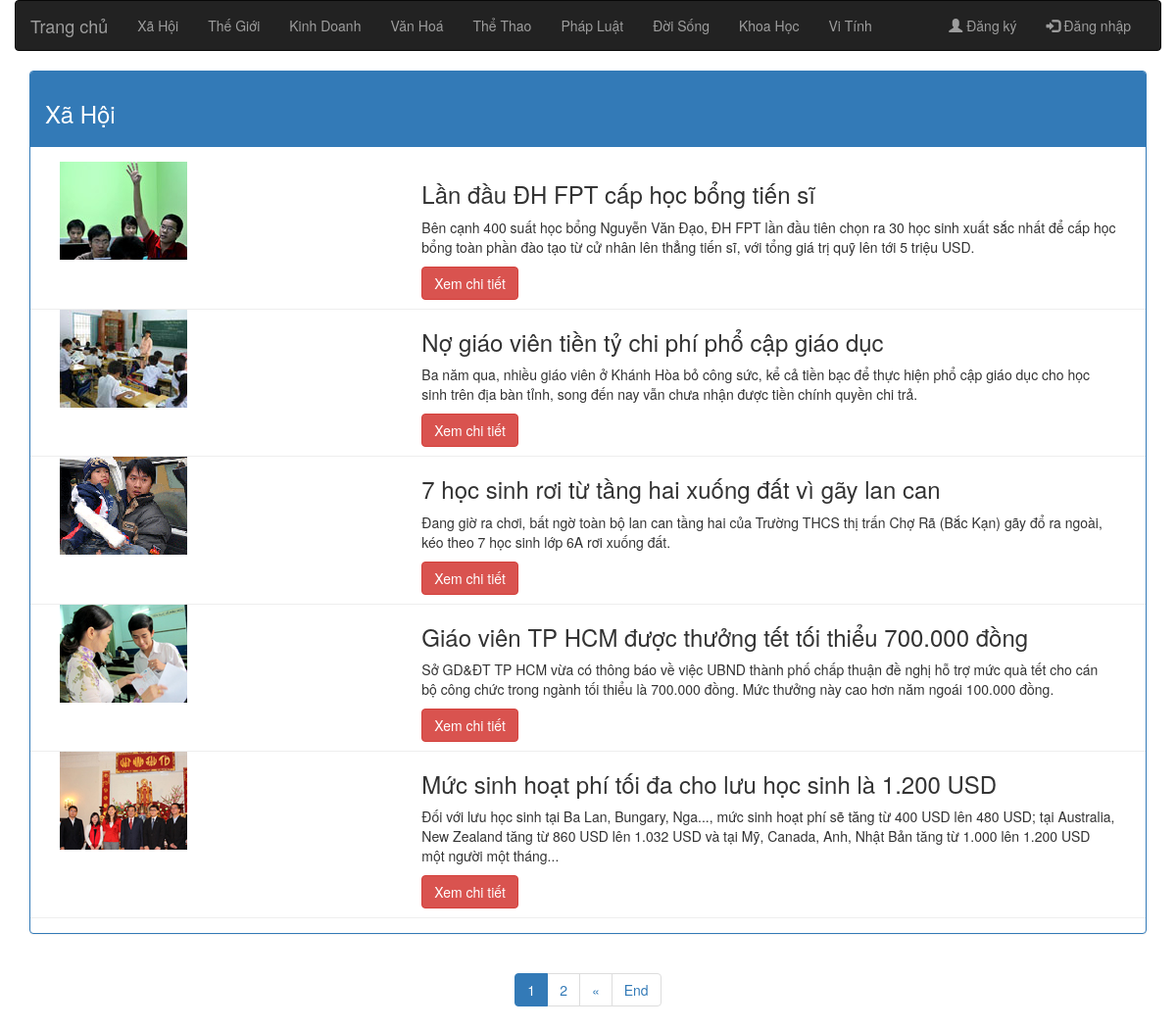
Before: /the_loai.php?idtheloai=1 with the older database file.
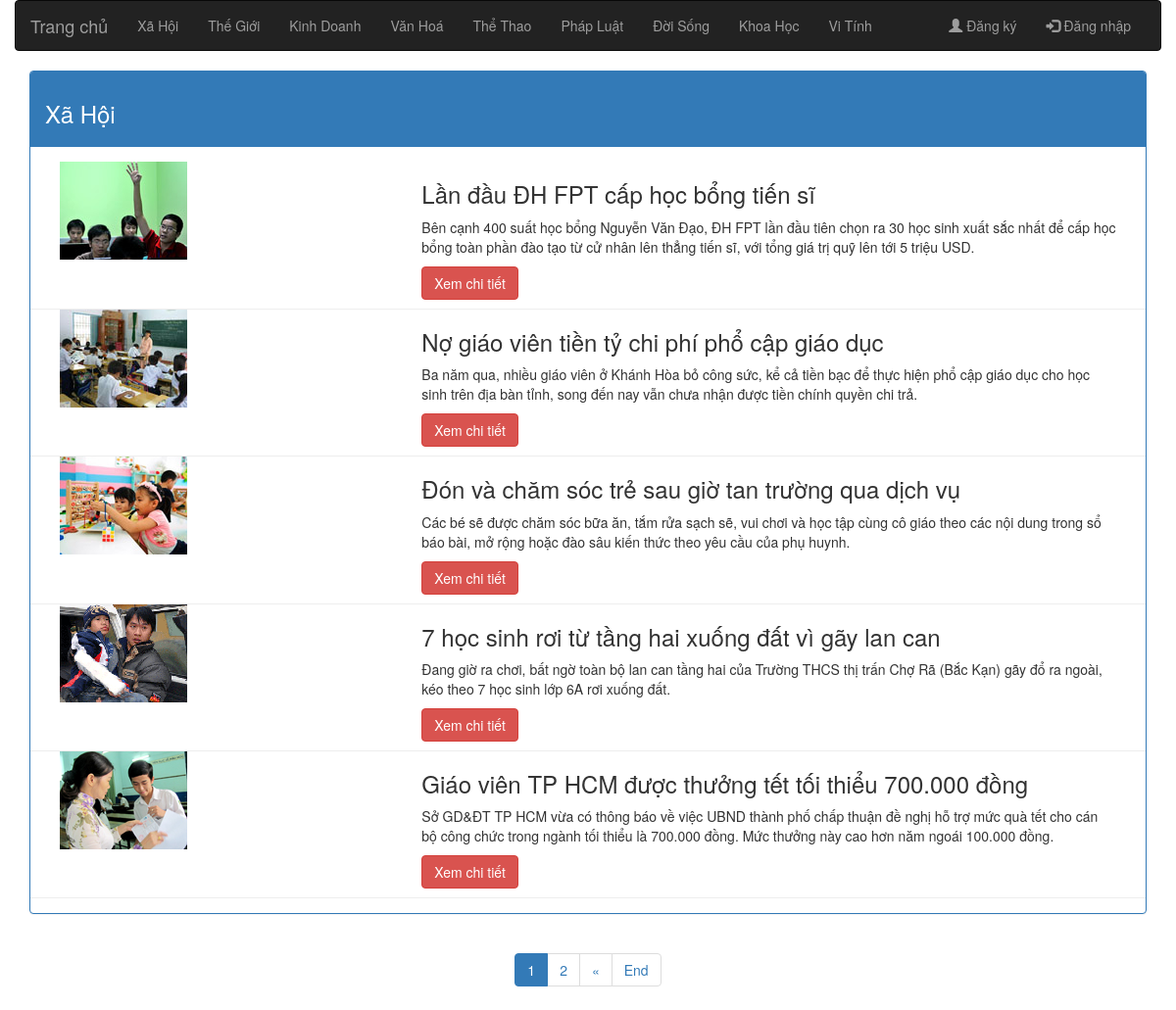
After: the same page with the newer database file.
### tables this page shows
CREATE TABLE `theloai` (
  `id` int(10) UNSIGNED NOT NULL,
  `Ten` varchar(255) NOT NULL,
  `TenKhongDau` varchar(255) NOT NULL,
  `created_at` timestamp NULL DEFAULT NULL,
  `updated_at` timestamp NULL DEFAULT NULL
);

CREATE TABLE `tintuc` (
  `id` int(10) UNSIGNED NOT NULL,
  `TieuDe` varchar(255) NOT NULL,
  `TieuDeKhongDau` varchar(255) NOT NULL,
  `TomTat` text NOT NULL,
  `NoiDung` longtext NOT NULL,
  `Hinh` varchar(255) NOT NULL,
  `NoiBat` int(11) NOT NULL DEFAULT '0',
  `SoLuotXem` int(11) NOT NULL DEFAULT '0',
  `idTheLoai` int(10) UNSIGNED NOT NULL,
  `created_at` timestamp NULL DEFAULT CURRENT_TIMESTAMP,
  `updated_at` timestamp NULL DEFAULT CURRENT_TIMESTAMP
);

### Entities/theloai.class.php (called while the page is built, shortened)
<?php
    require_once("./config/db.class.php");
    class TheLoai{
        public static function list_the_loai(){
            $db = new Db();
            $sql = "SELECT * FROM theloai";
            $result = $db->select_to_array($sql);
            return $result;
        }
        public static function get_the_loai($id){
            $db = new Db();
            $sql = "SELECT Ten FROM theloai WHERE id = '$id'";
            $result = $db->select_to_array($sql);
            return $result;
        }
    }
?>

### config/db.class.php (called while the page is built, shortened)
<?php
    class Db{
        protected static $connection;
        public function connect(){
            if (!isset(self::$connection)) {
                $config = parse_ini_file("config.ini");
                self::$connection = new mysqli("localhost",
                    $config["username"], $config["password"], $config["databasename"]);
            }
            return self::$connection;
        }
        public function query_execute($queryString){
            $connection = $this->connect();
            $connection->query("SET NAMES utf8");
            $result = $connection->query($queryString);
            return $result;
        }
        public function select_to_array($queryString){
            $row = array();
            $result = $this->query_execute($queryString);
            while ($item = $result->fetch_assoc()) {
                $row[] = $item;
            }
            return $row;
        }
    }
?>

### Entities/tintuc.class.php (called while the page is built, shortened)
<?php
require_once("./config/db.class.php");
require_once("./Entities/theloai.class.php");
class TinTuc
{
    public static function list_tin_tuc_by_idtheloai($idtheloai, $vitri=-1, $limit=-1)
    {
        $db = new Db();
        $sql = "SELECT * FROM tintuc WHERE idTheLoai = '$idtheloai'";
        if ($vitri > -1 && $limit > 1) {
            $sql .= " LIMIT $vitri, $limit";
        }
        $result = $db->select_to_array($sql);
        return $result;
    }
}

### the_loai.php (the view, shortened to what this page needs)
<?php
require_once("./Entities/tintuc.class.php");
require_once("./Entities/theloai.class.php");
?>
<?php
include("header.php");
include("./Entities/pager.php");
if (!isset($_GET["idtheloai"])) {
    $lstTinTuc = TinTuc::list_tin_tuc_by_the_loai();
} else {
    $idtheloai = $_GET["idtheloai"];
    $lstTinTuc = TinTuc::list_tin_tuc_by_idtheloai($idtheloai);
    $tranghientai = (isset($_GET['page']))?$_GET['page']:1;
    $pagination = new pagination(count($lstTinTuc),$tranghientai, 5, 3);
    $paginationhtml = $pagination->showPagination();
    $limit = $pagination->_nItemOnPage;
    $vitri = ($tranghientai-1)*$limit;
    $lstTinTuc = TinTuc::list_tin_tuc_by_idtheloai($idtheloai, $vitri, $limit);
}
$theloai = TheLoai::list_the_loai();
$getTheLoai = TheLoai::get_the_loai($idtheloai);
?>
<nav class="navbar navbar-inverse top-menu">
    <div class="container-fluid">
        <div class="navbar-header">
            <a class="navbar-brand" href="/websitetintuc">Trang chủ</a>
        </div>
        <div class="collapse navbar-collapse" id="myNavbar">
            <ul class="nav navbar-nav">
                <?php
                    foreach ($theloai as $item) {
                        echo "<li><a href=/websitetintuc/the_loai.php?idtheloai=" . $item["id"] . ">" . $item["Ten"] . "</a></li>";
                    }
                ?>
            </ul>
            <ul class="nav navbar-nav navbar-right">
                <li><a href="/websitetintuc/dangky.php"><span class="glyphicon glyphicon-user"></span> Đăng ký</a></li>
                <li><a href="/websitetintuc/dangnhap.php"><span class="glyphicon glyphicon-log-in"></span> Đăng nhập</a></li>
            </ul>
        </div>
    </div>
</nav>
<div class="col-md-12">
    <div class="panel panel-primary">
        <div class="panel-heading">
            <h3> <?php echo $getTheLoai[0]["Ten"]; ?></h3>
        </div>
        <div class="panel-body">
            <?php
                foreach ($lstTinTuc as $item) {?>
                <div class="row-item row">
                    <div class="col-md-12">
                        <div class="col-md-4">
                            <a href="/websitetintuc/chi_tiet_tin.php?idTinTuc=<?php echo $item["id"]; ?>">
                                <img class="img-responsive" src=<?php echo "./public/img/".$item["Hinh"]; ?> alt="hinhminhhoa">
                            </a>
                        </div>
                        <div class="col-md-8">
                            <h3><?php echo $item["TieuDe"]; ?></h3>
                            <p><?php echo $item["TomTat"]; ?></p>
                            <a class="btn btn-danger" href="/websitetintuc/chi_tiet_tin.php?idTinTuc=<?php echo $item["id"]; ?>">Xem chi tiết</a>
                        </div>
                    </div>
                    <div class="break"></div>
                </div>
            <?php } ?>
        </div>
    </div>
</div>
<div class="text-center"> <?php echo $paginationhtml ?> </div>

### header.php (shortened to what this page needs)
<!DOCTYPE html>
<html lang="vi">
<head>
    <link rel="stylesheet" type="text/css" href="mystyle.css">
    <link rel="stylesheet" href="./public/css/bootstrap.min.css">
</head>
<body>
    <div class="container-fluid">

### Entities/pager.php (shortened to what this page needs)
<?php
class pagination{
	private $_nPageShow ;
	private $_totalPage;
	private $_currentPage;
	public function __construct($totalItem,$currentPage = 1,$nItemOnPage = 5,$nPageShow = 5){
		$this->_nItemOnPage	= $nItemOnPage;
		$this->_nPageShow 	= $nPageShow;
		$this->_currentPage = $currentPage;
		$this->_totalPage  	= ceil($totalItem/$nItemOnPage);
	}
	public function showPagination(){
		$paginationHTML 	= '';
		if($this->_totalPage > 1){
			$actual_link = (isset($_SERVER['HTTPS']) ? "https" : "http") . "://$_SERVER[HTTP_HOST]$_SERVER[REQUEST_URI]";
			$start 	= '';
			$prev 	= '';
			$next 	= '';
			$end 	= '';
			if($this->_currentPage < $this->_totalPage){
				$next 	= "<li><a href='$actual_link&page=".($this->_currentPage+1)."'>«</a></li>";
				$end 	= "<li><a href='$actual_link&page=".$this->_totalPage."'>End</a></li>";
			}
			if($this->_nPageShow < $this->_totalPage){
				if($this->_currentPage == 1){
					$startPage 	= 1;
					$endPage 	= $this->_nPageShow;
				}else if($this->_currentPage == $this->_totalPage){
					$startPage		= $this->_totalPage - $this->_nPageShow + 1;
					$endPage		= $this->_totalPage;
				}else{
					$startPage		= $this->_currentPage - ($this->_nPageShow-1)/2;
					$endPage		= $this->_currentPage + ($this->_nPageShow-1)/2;
					if($startPage < 1){
						$endPage	= $endPage + 1;
						$startPage 	= 1;
					}
					if($endPage > $this->_totalPage){
						$endPage	= $this->_totalPage;
						$startPage 	= $endPage - $this->_nPageShow + 1;
					}
				}
			}else{
				$startPage		= 1;
				$endPage		= $this->_totalPage;
			}
			$listPages = '';
			for($i = $startPage; $i <= $endPage; $i++){
				if($i == $this->_currentPage) {
					$listPages .= "<li class='active'><a href='#'>".$i.'</a>';
				}else{
					$listPages .= "<li><a href='$actual_link&page=".$i."'>".$i.'</a>';
				}
			}
			$paginationHTML = '<ul class="pagination">'.$start.$prev.$listPages.$next.$end.'</ul>';
		}
		return $paginationHTML;
	}
}
 ?>

### mystyle.css (style rules this page uses)
.navbar { margin-bottom: 0; border-radius: 0; }
.break { clear: both; height: 10px; width: 100%; margin: auto; border-bottom: 1px solid #EEEEEE; }

Changed rows visible on the page:
no longer on this page (row edited): tintuc: Hinh (picture), TieuDe "Mức sinh hoạt phí tối đa cho lưu học sinh là 1.200 USD", TomTat "Đối với lưu học sinh tại Ba Lan, Bungary, Nga..., mức sinh hoạt phí sẽ tăng từ 400 USD lên 480 USD; tại Australia, New Zealand tăng từ 860 USD lên 1.032 USD và tại Mỹ, Canada, Anh, Nhật Bản tăng từ 1.000 lên 1.200 USD một người một tháng..."
now on this page (row edited): tintuc: Hinh (picture), TieuDe "Đón và chăm sóc trẻ sau giờ tan trường qua dịch vụ", TomTat "Các bé sẽ được chăm sóc bữa ăn, tắm rửa sạch sẽ, vui chơi và học tập cùng cô giáo theo các nội dung trong sổ báo bài, mở rộng hoặc đào sâu kiến thức theo yêu cầu của phụ huynh."
